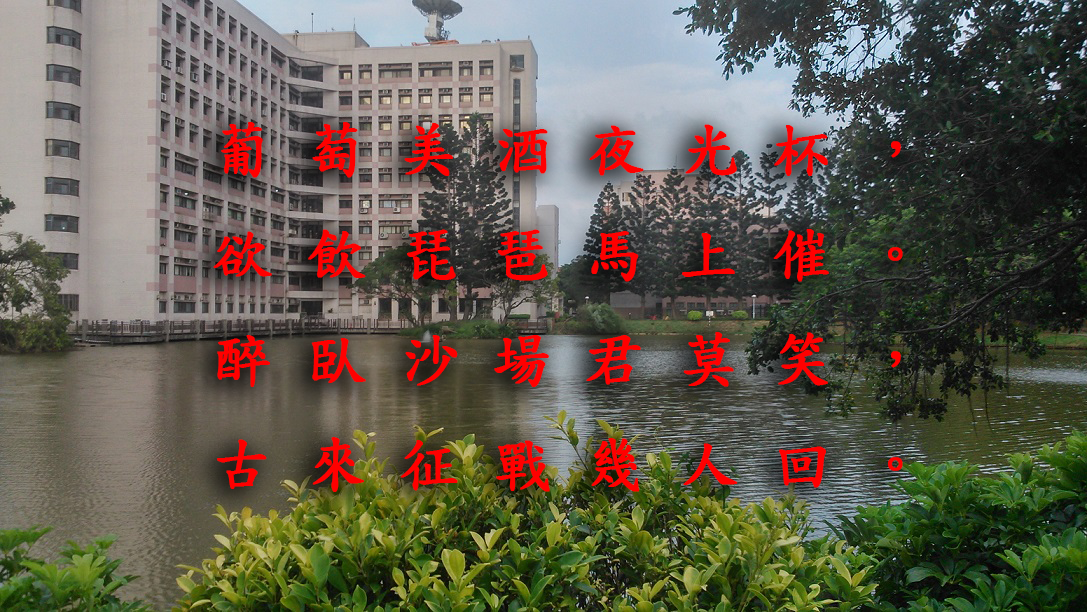
#> input picture Python影像處理/homeworks/h2.png, 1087 x 612 px, found by its file name
$ python hw2.py
#> lines starting #> are read from the running program, lines starting #| are printed output that depends on the picture; after the words box and inside, x2 and y2 are one past the last pixel; in counts of white or black regions, pixels touching at a corner belong together
import cv2
import numpy as np

m1=cv2.imread("h2.png", 1)
#> m1 is the input picture: shape (612, 1087, 3); mean B, G, R 78.4, 92.3, 98.8

m2=cv2.bitwise_not(m1[:,:,2])
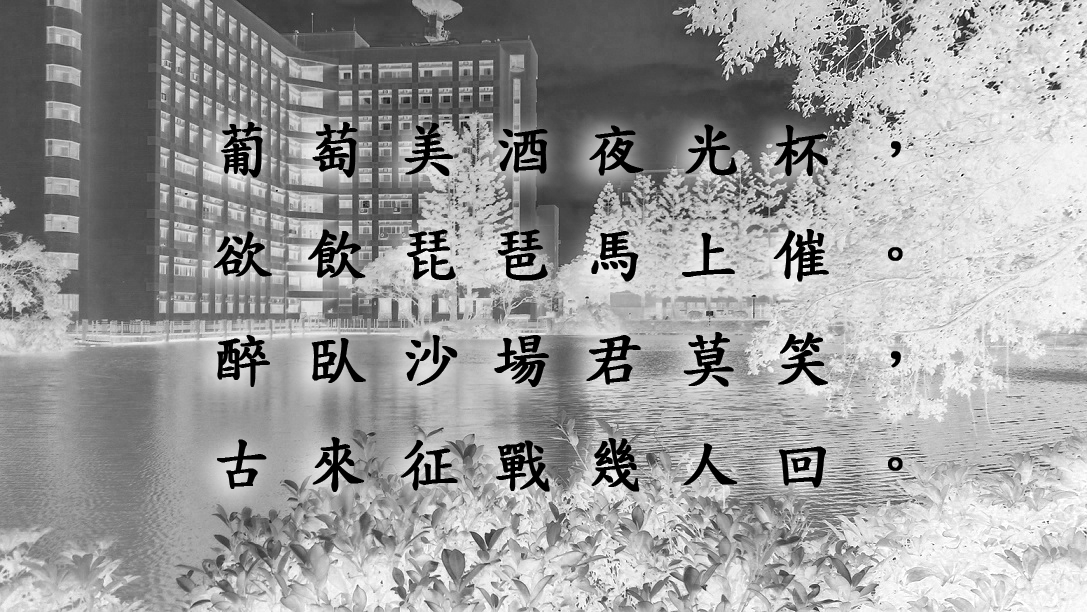
#> m2: shape (612, 1087); min 0, max 255, mean 156.2
m2=cv2.add(m2,m1[:,:,1])
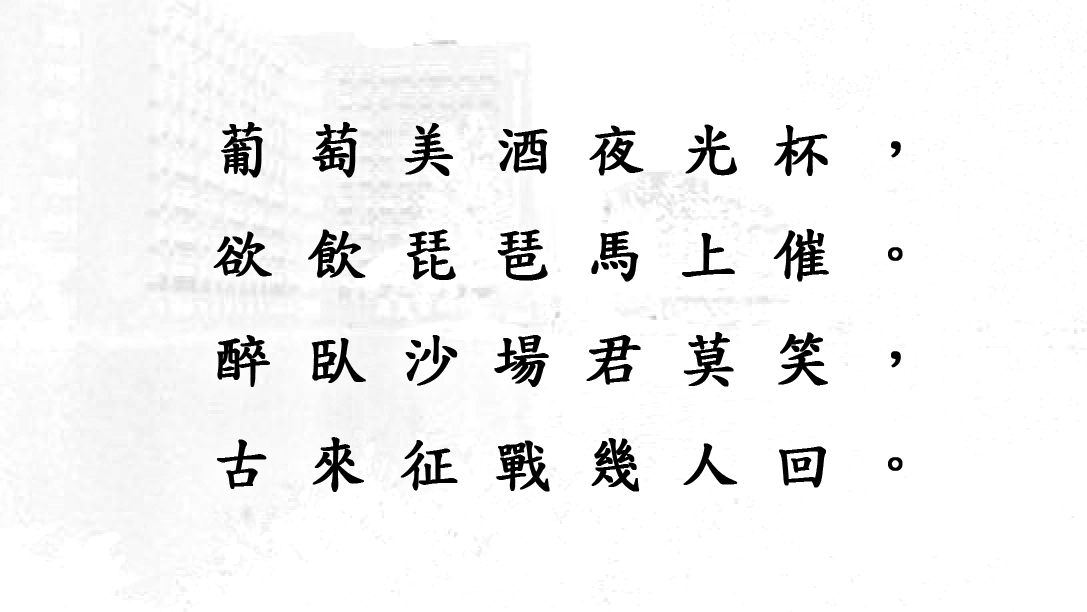
#> m2: shape (612, 1087); min 0, max 255, mean 241.6
m2=cv2.add(m2,m1[:,:,0])
m2=cv2.multiply(m2, np.full(m2.shape,255,np.uint8))
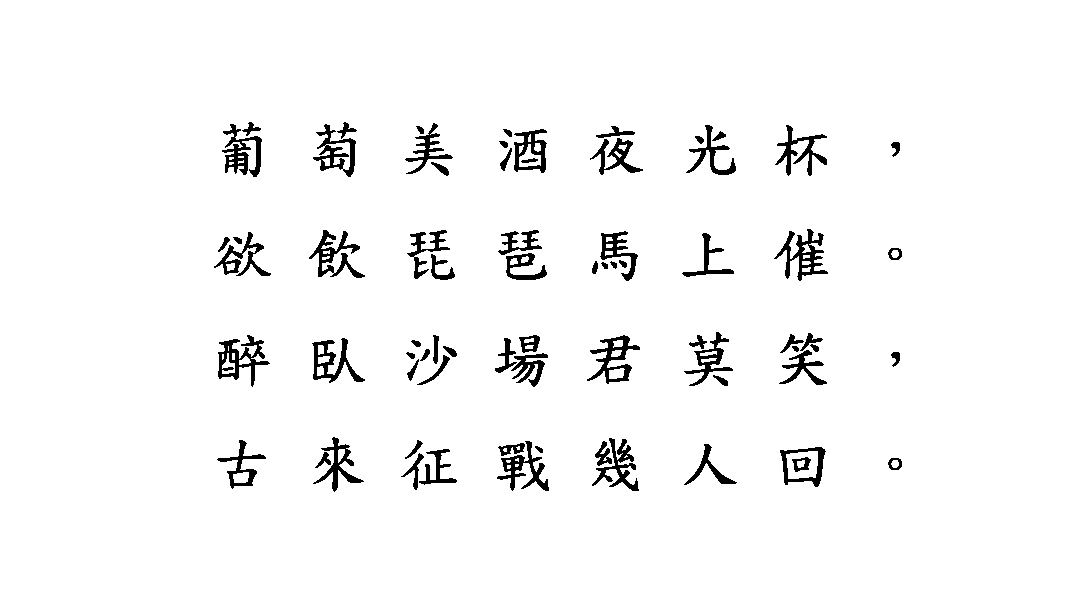
#> m2: shape (612, 1087); 96.6% white; 72 black regions, largest, box (x1, y1, x2, y2) and area: (774, 229, 828, 281) 954, (218, 335, 270, 387) 951, (309, 230, 365, 278) 880

cv2.imshow("m1", m2)
cv2.waitKey(0)
cv2.destroyAllWindows()
